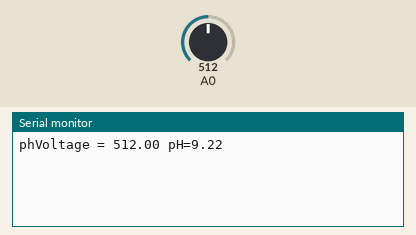
Recording of a sketch running on a simulated Arduino Uno, built with avr-gcc and run on an emulated ATmega328P. Parts: the last lines printed to the serial monitor. Inputs (shaded band) come from the test bench; at power-on: A0 = 512.

Above: at 1.2 s.
1.3 s: A0 set to 716
At 2.6 s:
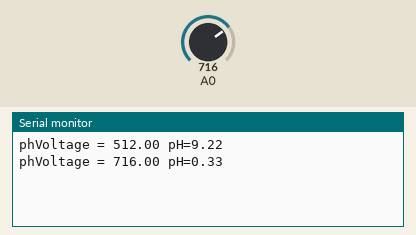
2.8 s: A0 set to 900
At 4.6 s:
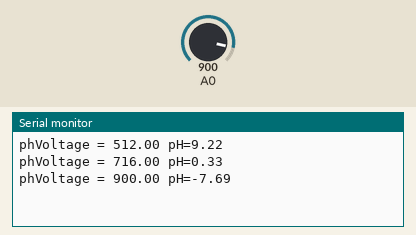
Timing chart, 0 to 6.1 s (numbered marks = the images above; inputs shaded):
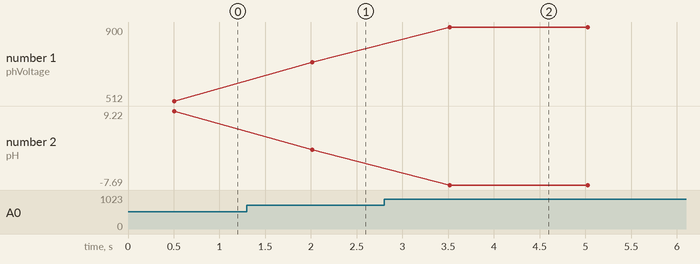

The sketch:

phsenssor_as00050.ino
```cpp
// Arduitronics.com
long phTot;
float phAvg;
int i;

float m = (7-9.18)/(563-513); // Slope of straight line (Y = mx + C)
float C = 7-m*(563); //Constant of straight line (Y = mx + C)

void setup() {
  Serial.begin(9600);
}
void loop() {
  phTot = 0;
  phAvg = 0;

  //taking  50 samples
  for(i=0; i<50 ; i++)
  {
    phTot += analogRead(A0);
    delay(10);
  }
  float phAvg = phTot/50;
  float pHValue = phAvg*m+C;

  Serial.print("phVoltage = ");
  Serial.print(phAvg);
  Serial.print(" ");
  Serial.print("pH=");
  Serial.println(pHValue);
  delay(1000);
}
```

Measured:
- after the input at 1.3 s, the serial monitor: prints a new line after 0.71 s (image 1)
- after the input at 2.8 s, the serial monitor: prints a new line after 0.72 s (image 2)
- plotted number 1: 512 → 716 after the input at 1.3 s, 716 → 900 after the input at 2.8 s
- plotted number 2: 9.22 → 0.33 after the input at 1.3 s, 0.33 → -7.69 after the input at 2.8 s
